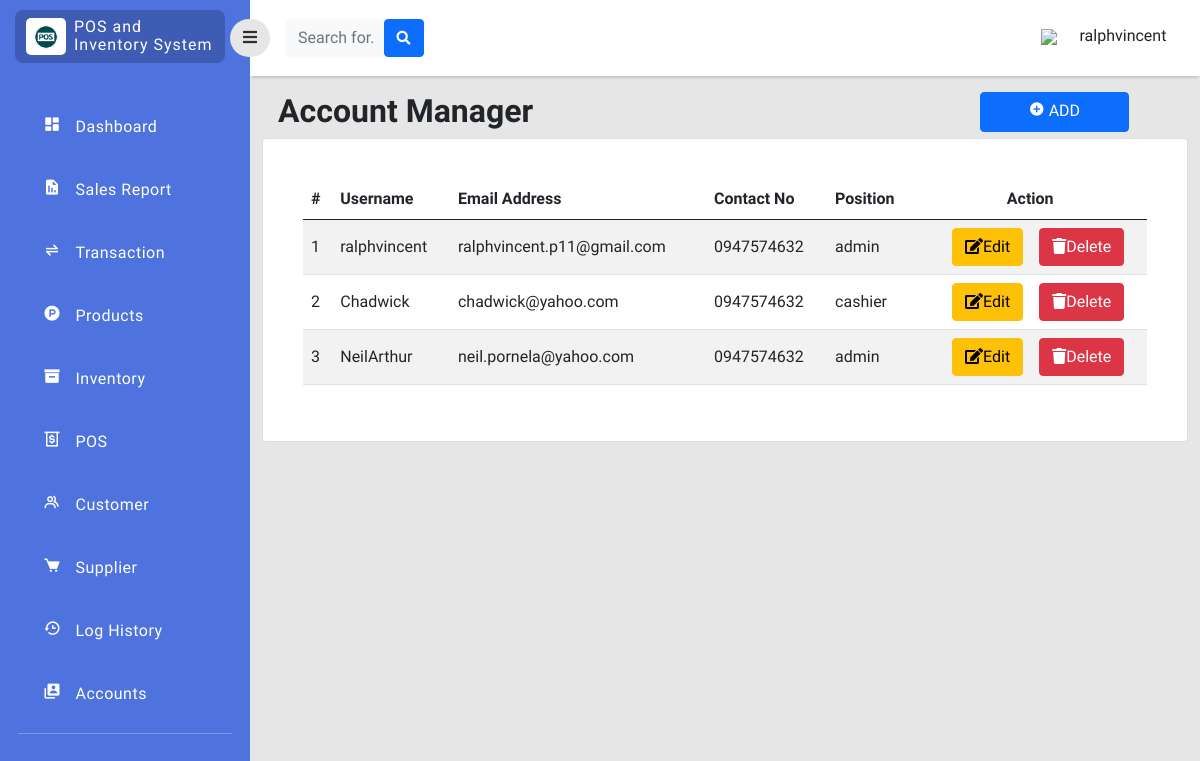
Before: /php/user_manager.php (signed in) with the older database file.
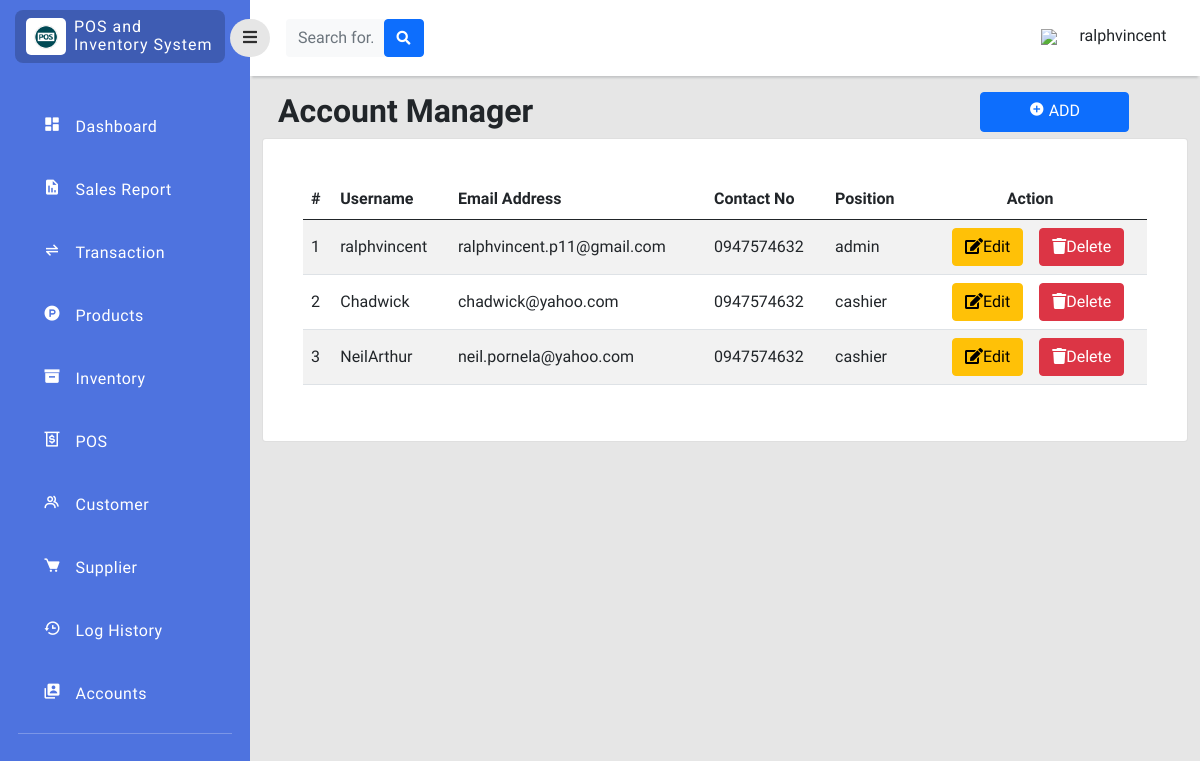
After: the same page with the newer database file.
### tables this page shows
CREATE TABLE `users` (
  `id` int(11) NOT NULL,
  `username` varchar(255) NOT NULL,
  `email_address` varchar(255) NOT NULL,
  `password` varchar(255) NOT NULL,
  `contact_no` varchar(11) NOT NULL,
  `position` enum('admin','cashier') NOT NULL
);

### php/user_manager.php (the view, shortened to what the changed rows need)
<?php
include 'connection.php';
?>
<!doctype html>
<html lang="en">
  <head>
    <link href="https://cdn.jsdelivr.net/npm/bootstrap@5.0.2/dist/css/bootstrap.min.css" rel="stylesheet"
>
    <link rel="stylesheet" type="text/css" href="../style/dash.css">
    <link
      href="https://cdnjs.cloudflare.com/ajax/libs/font-awesome/5.15.1/css/all.min.css"
      rel="stylesheet"
    />
    <link href='https://unpkg.com/boxicons@2.1.2/css/boxicons.min.css' rel='stylesheet'>
    </head>
    <body>
    <div class="page">
        <div class="content">
            <div class="col py-3 d-flex justify-content-center overflow-auto">
                <div class="container-fluid">
                    <div class="row">
                        <div class="col d-flex justify-content">
                            <br>
                            <div class="w-50">
                                <h2 class="text-dark text-start ps-3 fw-bold">Account Manager </h2>
                            </div>
                        </div>
                    </div>
                    <div class="row">
                        <div class="col">
                            <div class="card">
                                <div class="card-body rounded-3 m-4 table-responsive-lg">
                                    <table class="table table-striped align-middle" id="AccountTab">
                                        <thead>
                                            <tr>
                                                <th scope="col">#</th>
                                                <th scope="col">Username</th>
                                                <th scope="col">Email Address</th>
                                                <th scope="col">Contact No</th>
                                                <th scope="col">Position</th>
                                                <th scope="col" style="text-align: center;">Action</th>
                                            </tr>
                                        </thead>
                                        <tbody>
                                            <?php
                                            $query=mysqli_query($con,"SELECT * FROM users");
                                            while ($row=mysqli_fetch_assoc($query)) { ?>
                                            <tr>
                                                <td><?php echo $row['id']; ?></td>
                                                <td><?php echo $row['username']; ?></td>
                                                <td><?php echo $row['email_address']; ?></td>
                                                <td><?php echo $row['contact_no']; ?></td>
                                                <td><?php echo $row['position']; ?></td>
                                                <td>
                                                    <div class="d-flex flex-row justify-content-center">
                                                        <button class="btn btn-warning editbtn mx-3" data-toggle="modal" type="button"><i class="fas fa-edit" data-toggle="tooltip" title="edit"></i>Edit</button>
                                                        <button class="btn btn-danger deletebtn" data-toggle="modal" type="button"><i class="fas fa-trash" data-toggle="tooltip" title="edit"></i>Delete</button>
                                                    </div>
                                                </td>
                                            </tr>
                                        <?php } ?>
                                    </tbody>
                                    </table>
                                </div>
                            </div>
                        </div>
                    </div>
                </div>
            </div>
        </div>
    </div>
</body>
</html>

Changed rows visible on the page:
changed users "NeilArthur": position "admin" → "cashier"
